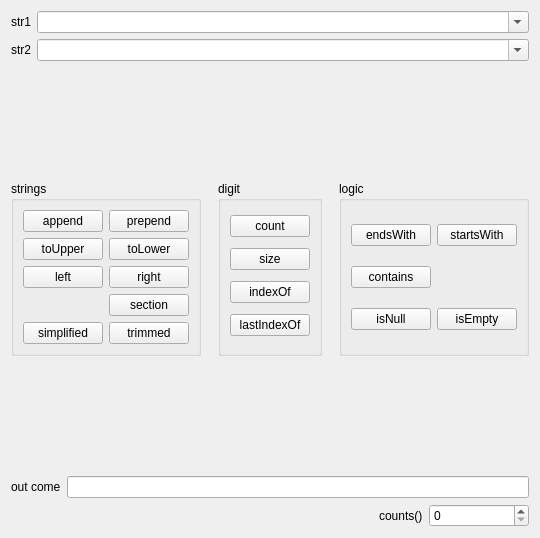
<?xml version="1.0" encoding="UTF-8"?>
<ui version="4.0">
 <class>Widget</class>
 <widget class="QWidget" name="Widget">
  <property name="geometry">
   <rect>
    <x>0</x>
    <y>0</y>
    <width>540</width>
    <height>538</height>
   </rect>
  </property>
  <property name="windowTitle">
   <string>Widget</string>
  </property>
  <layout class="QVBoxLayout" name="verticalLayout_2">
   <item>
    <layout class="QFormLayout" name="formLayout">
     <item row="0" column="0">
      <widget class="QLabel" name="label">
       <property name="text">
        <string>str1</string>
       </property>
      </widget>
     </item>
     <item row="0" column="1">
      <widget class="QComboBox" name="comboBox">
       <property name="editable">
        <bool>true</bool>
       </property>
      </widget>
     </item>
     <item row="1" column="0">
      <widget class="QLabel" name="label_2">
       <property name="text">
        <string>str2</string>
       </property>
      </widget>
     </item>
     <item row="1" column="1">
      <widget class="QComboBox" name="comboBox_2">
       <property name="editable">
        <bool>true</bool>
       </property>
      </widget>
     </item>
    </layout>
   </item>
   <item>
    <spacer name="verticalSpacer">
     <property name="orientation">
      <enum>Qt::Vertical</enum>
     </property>
     <property name="sizeHint" stdset="0">
      <size>
       <width>20</width>
       <height>99</height>
      </size>
     </property>
    </spacer>
   </item>
   <item>
    <layout class="QHBoxLayout" name="horizontalLayout">
     <item>
      <widget class="QGroupBox" name="groupBox">
       <property name="title">
        <string>strings</string>
       </property>
       <layout class="QGridLayout" name="gridLayout_3">
        <item row="2" column="1">
         <widget class="QPushButton" name="btnRight">
          <property name="text">
           <string>right</string>
          </property>
         </widget>
        </item>
        <item row="1" column="0">
         <widget class="QPushButton" name="btnToUpper">
          <property name="text">
           <string>toUpper</string>
          </property>
         </widget>
        </item>
        <item row="3" column="1">
         <widget class="QPushButton" name="btnSection">
          <property name="text">
           <string>section</string>
          </property>
         </widget>
        </item>
        <item row="0" column="1">
         <widget class="QPushButton" name="btnPrepend">
          <property name="text">
           <string>prepend</string>
          </property>
         </widget>
        </item>
        <item row="5" column="1">
         <widget class="QPushButton" name="btnTrimmed">
          <property name="text">
           <string>trimmed</string>
          </property>
         </widget>
        </item>
        <item row="0" column="0">
         <widget class="QPushButton" name="btnApend">
          <property name="text">
           <string>append</string>
          </property>
         </widget>
        </item>
        <item row="1" column="1">
         <widget class="QPushButton" name="btnToLower">
          <property name="text">
           <string>toLower</string>
          </property>
         </widget>
        </item>
        <item row="5" column="0">
         <widget class="QPushButton" name="btnSimplified">
          <property name="text">
           <string>simplified</string>
          </property>
         </widget>
        </item>
        <item row="2" column="0">
         <widget class="QPushButton" name="btnLeft">
          <property name="text">
           <string>left</string>
          </property>
         </widget>
        </item>
       </layout>
      </widget>
     </item>
     <item>
      <spacer name="horizontalSpacer_2">
       <property name="orientation">
        <enum>Qt::Horizontal</enum>
       </property>
       <property name="sizeHint" stdset="0">
        <size>
         <width>40</width>
         <height>20</height>
        </size>
       </property>
      </spacer>
     </item>
     <item>
      <widget class="QGroupBox" name="groupBox_2">
       <property name="title">
        <string>digit</string>
       </property>
       <layout class="QVBoxLayout" name="verticalLayout">
        <item>
         <widget class="QPushButton" name="btnCount">
          <property name="text">
           <string>count</string>
          </property>
         </widget>
        </item>
        <item>
         <widget class="QPushButton" name="btnSize">
          <property name="text">
           <string>size</string>
          </property>
         </widget>
        </item>
        <item>
         <widget class="QPushButton" name="btnIndex">
          <property name="text">
           <string>indexOf</string>
          </property>
         </widget>
        </item>
        <item>
         <widget class="QPushButton" name="btnLastIndex">
          <property name="text">
           <string>lastIndexOf</string>
          </property>
         </widget>
        </item>
       </layout>
      </widget>
     </item>
     <item>
      <spacer name="horizontalSpacer_3">
       <property name="orientation">
        <enum>Qt::Horizontal</enum>
       </property>
       <property name="sizeHint" stdset="0">
        <size>
         <width>40</width>
         <height>20</height>
        </size>
       </property>
      </spacer>
     </item>
     <item>
      <widget class="QGroupBox" name="groupBox_3">
       <property name="title">
        <string>logic</string>
       </property>
       <layout class="QGridLayout" name="gridLayout_4">
        <item row="0" column="0">
         <widget class="QPushButton" name="btnEnds">
          <property name="text">
           <string>endsWith</string>
          </property>
         </widget>
        </item>
        <item row="0" column="1">
         <widget class="QPushButton" name="btnStarts">
          <property name="text">
           <string>startsWith</string>
          </property>
         </widget>
        </item>
        <item row="1" column="0">
         <widget class="QPushButton" name="btnContains">
          <property name="text">
           <string>contains</string>
          </property>
         </widget>
        </item>
        <item row="2" column="0">
         <widget class="QPushButton" name="btnIsNull">
          <property name="text">
           <string>isNull</string>
          </property>
         </widget>
        </item>
        <item row="2" column="1">
         <widget class="QPushButton" name="btnIsEmpty">
          <property name="text">
           <string>isEmpty</string>
          </property>
         </widget>
        </item>
       </layout>
      </widget>
     </item>
    </layout>
   </item>
   <item>
    <spacer name="verticalSpacer_2">
     <property name="orientation">
      <enum>Qt::Vertical</enum>
     </property>
     <property name="sizeHint" stdset="0">
      <size>
       <width>20</width>
       <height>99</height>
      </size>
     </property>
    </spacer>
   </item>
   <item>
    <layout class="QGridLayout" name="gridLayout">
     <item row="0" column="0">
      <widget class="QLabel" name="label_3">
       <property name="text">
        <string>out come</string>
       </property>
      </widget>
     </item>
     <item row="1" column="2">
      <widget class="QLabel" name="label_4">
       <property name="text">
        <string>counts()</string>
       </property>
      </widget>
     </item>
     <item row="1" column="3">
      <widget class="QSpinBox" name="spinBox">
       <property name="sizePolicy">
        <sizepolicy hsizetype="Preferred" vsizetype="Fixed">
         <horstretch>0</horstretch>
         <verstretch>0</verstretch>
        </sizepolicy>
       </property>
       <property name="minimumSize">
        <size>
         <width>100</width>
         <height>0</height>
        </size>
       </property>
      </widget>
     </item>
     <item row="0" column="1" colspan="3">
      <widget class="QLineEdit" name="lineEdit"/>
     </item>
     <item row="1" column="1">
      <spacer name="horizontalSpacer">
       <property name="orientation">
        <enum>Qt::Horizontal</enum>
       </property>
       <property name="sizeHint" stdset="0">
        <size>
         <width>40</width>
         <height>20</height>
        </size>
       </property>
      </spacer>
     </item>
    </layout>
   </item>
  </layout>
 </widget>
 <resources/>
 <connections/>
</ui>
